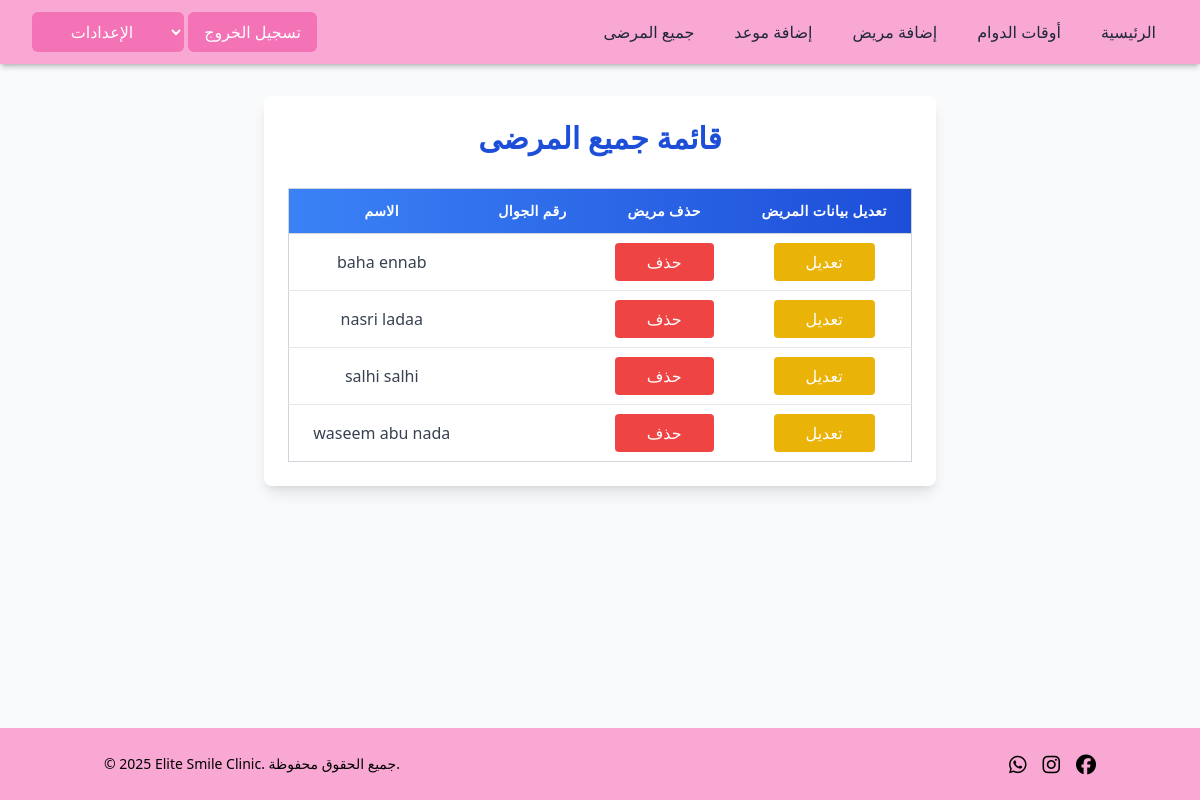
Page /doctor/all_patients on the earlier database version.
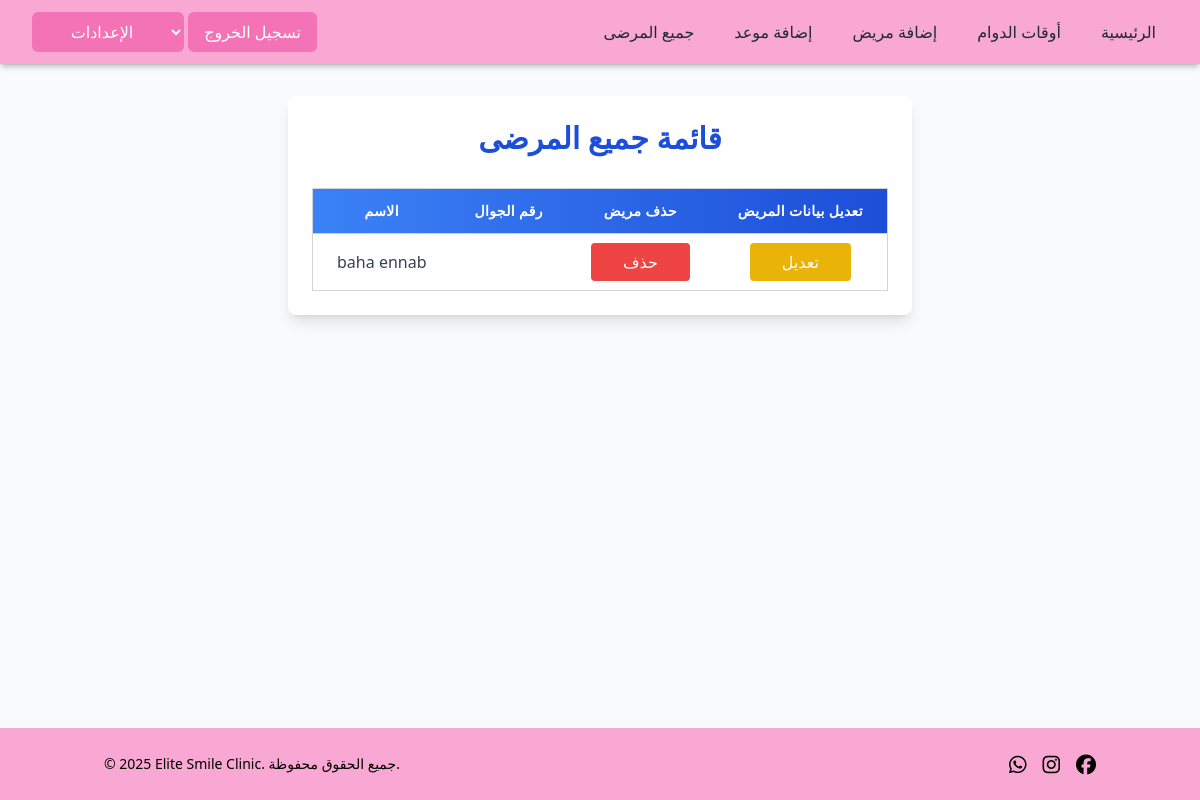
Same page on the later database version.
### clinic_app/models.py (models this page shows, shortened)
class User(models.Model):
    first_name = models.CharField(max_length=255)
    last_name = models.CharField(max_length=255)
    email = models.CharField(max_length=255)
    password = models.CharField(max_length=255)
    role = models.CharField(max_length=255, default='patient')
    doctor = models.ForeignKey('self', null=True, blank=True, on_delete=models.SET_NULL, related_name='patients')
    birth_date = models.DateField(blank=True, null=True)
    gender = models.CharField(max_length=10, blank=True)  # No need for null=True in CharField
    social_status = models.CharField(max_length=20, blank=True)
    id_number = models.CharField(max_length=20, blank=True)
    phone = models.CharField(max_length=20, blank=True)
    chronic_disease = models.BooleanField(default=False)
    takes_medications = models.BooleanField(default=False)
    drug_allergy = models.BooleanField(default=False)
    allergy_details = models.TextField(blank=True)
    dialysis =models.BooleanField(default=False)
    treatment_plan = models.TextField(blank=True)
    created_at = models.DateTimeField(auto_now_add=True)
    updated_at = models.DateTimeField(auto_now=True)
    objects = UserManager()

### doctor_app/views.py (the view)
# urls.py: path('all_patients', views.all_patients, name='all_patients_display'),
def all_patients(request):
    context = {
            'patients': User.objects.filter(role='patient')
        }
    return render(request, 'doctor/all_patients_display.html', context)

### doctor_app/templates/doctor/all_patients_display.html (shortened to what this page needs)
<!DOCTYPE html>
<html lang="en">
<head>
    <script src="https://cdn.tailwindcss.com"></script>
</head>
    <body class="flex flex-col min-h-screen bg-gray-50 font-sans">
    <div dir="ltr" class="shadow-md bg-white">
        {% include 'doctor/navbardoctor.html' %}
    </div>
    <main class="flex-grow max-w-6xl mx-auto px-4 py-8">
        <div class="bg-white shadow-lg rounded-lg p-6">
            <h1 class="text-3xl font-bold text-center text-blue-700 mb-8">قائمة جميع المرضى</h1>
            <div class="overflow-x-auto">
                <table class="min-w-full border border-gray-300 rounded-lg text-center shadow-sm">
                    <thead class="bg-gradient-to-r from-blue-500 to-blue-700 text-white">
                        <tr>
                            <th class="py-3 px-6 border-b border-gray-300 text-sm font-semibold tracking-wide">الاسم </th>
                            <th class="py-3 px-6 border-b border-gray-300 text-sm font-semibold tracking-wide">رقم الجوال </th>
                            <th class="py-3 px-6 border-b border-gray-300 text-sm font-semibold tracking-wide">  حذف مريض</th>
                            <th class="py-3 px-6 border-b border-gray-300 text-sm font-semibold tracking-wide">  تعديل بيانات المريض</th>
                        </tr>
                    </thead>
                    <tbody class="bg-white divide-y divide-gray-200 text-gray-700">
                        {% for patient in patients %}
                        <tr class="hover:bg-blue-50 transition duration-200 ease-in-out">
                            <td class="py-4 px-6"><a href="patient_details_display/{{patient.id}}">{{ patient.first_name }} {{ patient.last_name }}</a></td>
                            <td class="py-4 px-6">{{ patient.phone }}</td>
                            <td class="py-4 px-6"><a href="delete_patient/{{patient.id}}"
                                class="bg-red-500 hover:bg-red-800 text-white py-2 px-8 rounded"><button>حذف</button></a></td>
                            <td class="py-4 px-6"><a href="edit_patient_display/{{patient.id}}"
                                class="bg-yellow-500 hover:bg-yellow-600 text-white py-2 px-8 rounded"><button>تعديل</button></a></td>
                        </tr>
                        {% endfor %}
                    </tbody>
                </table>
            </div>
    </main>
    <footer class=" text-center ">
        {% include 'clinic/footer.html' %}
    </footer>
</body>
</html>

### doctor_app/templates/doctor/navbardoctor.html (shortened to what this page needs)
<!DOCTYPE html>
<html lang="en">
<head>
    <script src="https://cdn.tailwindcss.com"></script>
</head>
<body class="bg-gray-50">
    <nav class="bg-pink-300 shadow-md">
        <div class="max-w-8xl mx-auto px-4 sm:px-6 lg:px-8">
            <div class="flex justify-between h-16 items-center">
                <div class="relative inline-block">
                    <select name="" id="" class="bg-pink-400 text-white px-4 py-2 rounded-md font-medium focus:outline-none focus:ring-2 focus:ring-pink-600 hover:bg-pink-500">
                        <option value="" class="text-gray-800 hover:text-white text-center" disabled selected>الإعدادات</option>
                        <option value="logout" class="text-gray-800 hover:text-white text-center">
                            <form action="/patient/log_out" method="post">
                                <button class="bg-pink-400 text-white px-4 py-2 rounded-md hover:bg-pink-500">تسجيل الخروج</button>
                            </form>
                        </option>
                    </select>
                </div>
                <div class="flex space-x-4">
                    <a href="{% url 'all_patients_display' %}" class="text-gray-800 hover:text-white px-3 py-2 rounded-md text-md font-medium">جميع المرضى</a>
                    <a href="{% url 'book_appointment' %}" class="text-gray-800 hover:text-white px-3 py-2 rounded-md text-md font-medium">إضافة موعد</a>
                    <a href="{% url 'add_patient' %}" class="text-gray-800 hover:text-white px-3 py-2 rounded-md text-md font-medium">إضافة مريض</a>
                    <a href="{% url 'working_hours' %}" class="text-gray-800 hover:text-white px-3 py-2 rounded-md text-md font-medium">أوقات الدوام</a>
                    <a href="{% url 'admin_main_page' %}" class="text-gray-800 hover:text-white px-3 py-2 rounded-md text-md font-medium">الرئيسية</a>
                </div>
            </div>
        </div>
    </nav>
</body>
</html>

### clinic_app/templates/clinic/footer.html (shortened to what this page needs)
<!DOCTYPE html>
<html lang="en">
<head>
    <link rel="stylesheet" href="https://cdnjs.cloudflare.com/ajax/libs/font-awesome/6.5.0/css/all.min.css">
    <script src="https://cdn.tailwindcss.com"></script>
</head>
<body>
    <footer class="bg-pink-300 py-6 mt-10">
        <div class="container mx-auto px-4 flex flex-col md:flex-row items-center justify-between">
            <p class="text-sm mb-4 md:mb-0">© 2025 Elite Smile Clinic. جميع الحقوق محفوظة.</p>
            <div class="flex space-x-4">
                <a href="https://wa.me/970599123456" target="_blank" class="hover:text-green-400 transition">
                    <i class="fab fa-whatsapp fa-lg"></i>
                </a>
                <a href="https://www.instagram.com/elitesmileclinic" target="_blank" class="hover:text-pink-400 transition">
                    <i class="fab fa-instagram fa-lg"></i>
                </a>
                <a href="https://www.facebook.com/elitesmileclinic" target="_blank" class="hover:text-blue-400 transition">
                    <i class="fab fa-facebook fa-lg"></i>
                </a>
            </div>
        </div>
    </footer>
</body>
</html>

Differences in the rows shown:
removed User: first_name "nasri", last_name "ladaa"
removed User: first_name "salhi", last_name "salhi"
removed User: first_name "waseem", last_name "abu nada"
